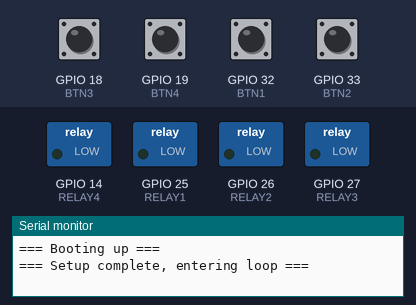
The program below on a simulated ESP32. Parts: switched loads named in the program (green lamp = pin HIGH), the last lines printed to the serial monitor. The test bench sets the inputs (shaded band); at power-on: GPIO 18 (BTN3), GPIO 19 (BTN4), GPIO 32 (BTN1), GPIO 33 (BTN2) HIGH.

Above: at 1.7 s.
1.8 s: GPIO 18 (BTN3) pulled LOW for 0.15 s
At 1.87 s:
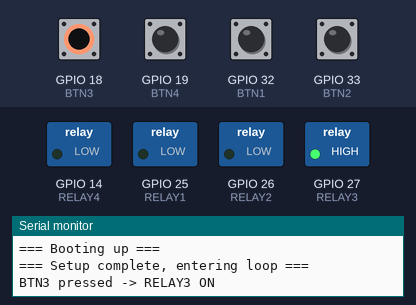
3.4 s: GPIO 19 (BTN4) pulled LOW for 0.15 s
At 3.47 s:
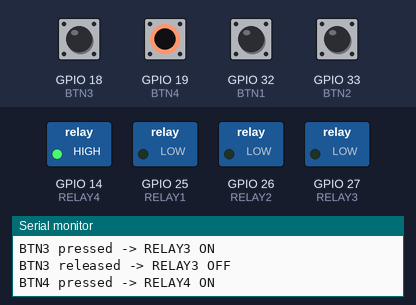
5.0 s: GPIO 32 (BTN1) pulled LOW for 0.15 s
At 5.07 s:
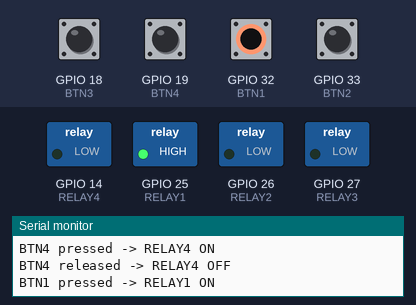
6.6 s: GPIO 33 (BTN2) pulled LOW for 0.15 s
At 6.67 s:
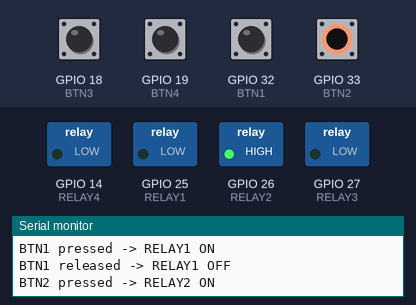
8.2 s: GPIO 18 (BTN3) driven LOW and GPIO 19 (BTN4) driven LOW
At 9.0 s:
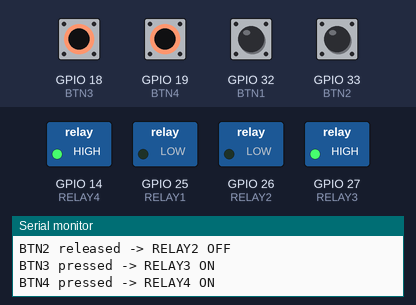
9.7 s: GPIO 32 (BTN1) pulled LOW for 1 s
At 10.1 s:
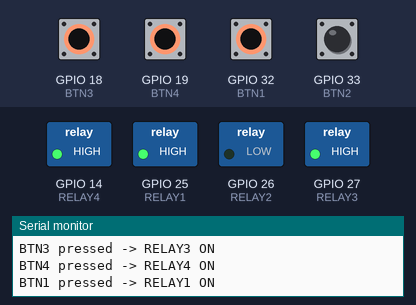
Timing chart, 0 to 12.7 s (numbered marks = the images above; inputs shaded):
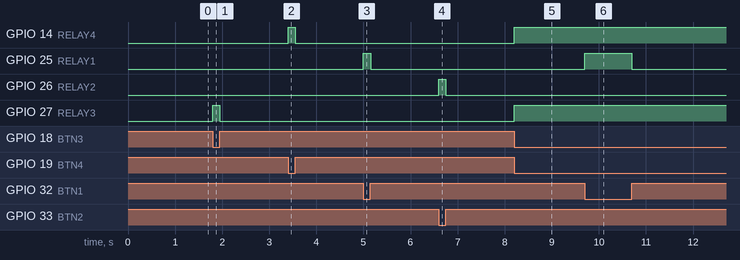

Measured:
- after the input at 1.8 s, GPIO 27 (RELAY3): LOW → HIGH at once, → LOW 0.15 s later
- after the input at 3.4 s, GPIO 14 (RELAY4): LOW → HIGH at once, → LOW 0.15 s later
- after the input at 5.0 s, GPIO 25 (RELAY1): LOW → HIGH at once, → LOW 0.15 s later
- after the input at 6.6 s, GPIO 26 (RELAY2): LOW → HIGH at once, → LOW 0.15 s later
- after the input at 8.2 s, GPIO 14 (RELAY4), GPIO 27 (RELAY3): LOW → HIGH at once
- after the input at 9.7 s, GPIO 25 (RELAY1): LOW → HIGH at once, → LOW 1.0 s later

The program:

main.cpp
```cpp
#include <Arduino.h>

// ===== Relay outputs (each relay switches one LED) =====
#define RELAY1 25   // controls LED1
#define RELAY2 26   // controls LED2
#define RELAY3 27   // controls LED3
#define RELAY4 14   // controls LED4

// ===== Buttons =====
#define BTN1   32   // press -> LED1 on
#define BTN2   33   // press -> LED2 on
#define BTN3   18   // press -> LED3 on
#define BTN4   19   // press -> LED4 on

// Most relay modules turn ON when the input is LOW.
// If LEDs come on by default and turn off when pressed, swap these two.
#define RELAY_ON  HIGH
#define RELAY_OFF LOW

void setup() {
  Serial.begin(115200);
  delay(500);
  Serial.println("=== Booting up ===");

  pinMode(RELAY1, OUTPUT);
  pinMode(RELAY2, OUTPUT);
  pinMode(RELAY3, OUTPUT);
  pinMode(RELAY4, OUTPUT);

  pinMode(BTN1, INPUT_PULLUP);
  pinMode(BTN2, INPUT_PULLUP);
  pinMode(BTN3, INPUT_PULLUP);
  pinMode(BTN4, INPUT_PULLUP);

  digitalWrite(RELAY1, RELAY_OFF);
  digitalWrite(RELAY2, RELAY_OFF);
  digitalWrite(RELAY3, RELAY_OFF);
  digitalWrite(RELAY4, RELAY_OFF);

  Serial.println("=== Setup complete, entering loop ===");
}

void loop() {
  bool b1 = digitalRead(BTN1) == LOW;
  bool b2 = digitalRead(BTN2) == LOW;
  bool b3 = digitalRead(BTN3) == LOW;
  bool b4 = digitalRead(BTN4) == LOW;

  digitalWrite(RELAY1, b1 ? RELAY_ON : RELAY_OFF);
  digitalWrite(RELAY2, b2 ? RELAY_ON : RELAY_OFF);
  digitalWrite(RELAY3, b3 ? RELAY_ON : RELAY_OFF);
  digitalWrite(RELAY4, b4 ? RELAY_ON : RELAY_OFF);

  // Print only when something changes, so the Serial Monitor isn't flooded
  static bool last1=false, last2=false, last3=false, last4=false;
  if (b1 != last1) { Serial.println(b1 ? "BTN1 pressed -> RELAY1 ON" : "BTN1 released -> RELAY1 OFF"); last1=b1; }
  if (b2 != last2) { Serial.println(b2 ? "BTN2 pressed -> RELAY2 ON" : "BTN2 released -> RELAY2 OFF"); last2=b2; }
  if (b3 != last3) { Serial.println(b3 ? "BTN3 pressed -> RELAY3 ON" : "BTN3 released -> RELAY3 OFF"); last3=b3; }
  if (b4 != last4) { Serial.println(b4 ? "BTN4 pressed -> RELAY4 ON" : "BTN4 released -> RELAY4 OFF"); last4=b4; }
}
```
